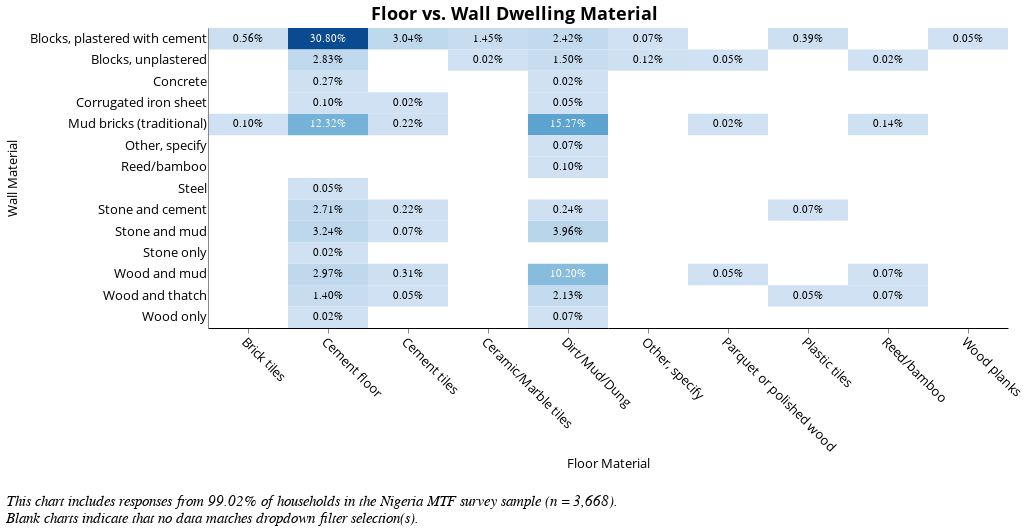

The cell this chart's notebook holds for it:
### Code cell
# Floor vs Wall Material

# Data
alt.data_transformers.disable_max_rows()
source = finance[finance[['b10', 'b11','b12']].notnull().all(1)] #change variable

col1 = source['b10'] != 'NaN' #change variable
col2 = source['b11'] != 'NaN' #change variable
col3 = source['b12'] != 'NaN' #change variable
col4 = source['elc_aggr_tier'] != 'NaN'

source = source[conjunction(col1,col2,col3,col4)]
df = source[['hh_id','elc_aggr_tier','b10', 'b11', 'b12', 'locality']] #change variable

# Configure common options
base = alt.Chart(df).transform_aggregate(
    chart_count='count()',
    groupby=['b10', 'b12']
).encode(
    alt.X('b12:N', 
          scale=alt.Scale(paddingInner=0), 
          title = "Floor Material"),
    alt.Y('b10:N', 
          scale=alt.Scale(paddingInner=0), 
          title = "Wall Material"),
)

# Configure heatmap
heatmap = base.mark_rect().encode(
    color=alt.Color('chart_count:Q',
        scale=alt.Scale(scheme='blues'),
        legend=None
    )
)

# Configure text
text = base.mark_text(baseline='middle'
).transform_joinaggregate(
    count = 'count(chart_count)',
    groupby = ['b10', 'b12']
).transform_calculate(
    pct = alt.datum.chart_count / df.shape[0]
).encode(
    text=alt.Text('pct:Q', format = '.2%'),
    color=alt.condition(
        alt.datum.chart_count < 300, # Change the color of the text here
        alt.value('black'),
        alt.value('white')
    )
)

# Locality Filter
locality_options = [None, 0, 1]
locality_labels = ['National', 'Urban', 'Rural']

locality_dropdown=alt.binding_select(
    options= locality_options, 
    labels = locality_labels, 
    name = "Locality Breakdown  ")
locality_select=alt.selection_single(
    fields=['locality'],
    bind=locality_dropdown)

# Tier Filter
tiers = [None, 'Tier 0', 'Tier 1', 'Tier 2', 'Tier 3', 'Tier 4', 'Tier 5']
tier_labels = ['All Tiers', 'Tier 0', 'Tier 1', 'Tier 2', 'Tier 3', 'Tier 4', 'Tier 5']
tier_dropdown=alt.binding_select(options=tiers, labels = tier_labels, name = "Electricity Tiers  ")
tier_select=alt.selection_single(fields=['elc_aggr_tier'],
                                bind=tier_dropdown)

# Roof filter
roofs = [None, 'Corrugated iron sheet', 'Wood and thatch', 'Wood and mud', 'Bricks', 'Reed/bamboo', 'Asbestos',
         'Stone and Cement', 'Other, specify', 'Plastic/ canvas']
roof_labels = ['All roof types', 'Corrugated iron sheet', 'Wood and thatch', 'Wood and mud', 'Bricks', 'Reed/Bamboo', 
         'Asbestos', 'Stone and Cement', 'Others', 'Plastic/canvas']
roof_dropdown=alt.binding_select(options=roofs, labels = roof_labels, name = "Roofs  ")
roof_select=alt.selection_single(fields=['b11'],
                                bind=roof_dropdown)

pct = round(len(pd.unique(df['hh_id'])) /
            3668 * 100, 2)

# Draw the chart
final = (heatmap + text).properties(
    height = 300,
    width = 800
).add_selection(
    locality_select
).transform_filter(
    locality_select
).add_selection(
    tier_select
).transform_filter(
    tier_select 
 ).add_selection(
     roof_select
 ).transform_filter(
     roof_select
).properties(
    title={
      "text": ['Floor vs. Wall Dwelling Material'], 
      "color": "black",
      "subtitleColor": "black"
    }
)

final = alt.concat(final,
    title=alt.TitleParams(
        ['', '',  
         'This chart includes responses from {}% of households in the Nigeria MTF survey sample (n = 3,668).'.format(
             pct),
         'Blank charts indicate that no data matches dropdown filter selection(s).'],
        baseline='bottom',
        orient='bottom',
        anchor='start',
        font = 'Times New Roman',
        fontWeight='normal',
        fontStyle = "italic",
        fontSize=15)
).configure_axisX(
    labelAngle = 45
)

final

### Figure 1 — Vega-Lite specification as saved in the notebook (floating-point values rounded to 4 significant figures; data arrays with more than 128 entries replaced by an {"elided": "..."} marker saying what was removed)
{"width": 800, "height": 400, "config": {"title": {"fontSize": 18, "font": "Open Sans", "anchor": "center", "fontColor": "#000000"}, "axisX": {"domain": true, "domainColor": "#000000", "grid": false, "labelFont": "Open Sans", "labelFontSize": 13, "titleFont": "Open Sans", "titleFontSize": 13, "titleFontWeight": "normal", "title": "X Axis Title (units)", "labelAngle": 45}, "axisY": {"domain": true, "grid": false, "gridColor": "#DEDDDD", "gridWidth": 1, "labelFont": "Open Sans", "labelFontSize": 13, "labelAngle": 0, "ticks": false, "titleFont": "Open Sans", "titleFontSize": 13, "titleFontWeight": "normal", "titlePadding": 10, "title": "Y Axis Title (units)"}, "range": {"category": ["#2980B9", "#003366", "#FFAE19", "#FF4500", "#438B28", "#45B39D", "#99ADC1", "#212F3C"]}, "legend": {"labelFont": "Open Sans", "labelFontSize": 13, "symbolType": "square", "symbolSize": 100, "titleFont": "Open Sans", "titleFontSize": 13, "titleFontWeight": "normal", "title": "Legend", "orient": "right", "offset": 0, "labelLimit": 0}, "tooltip": {"font": "Open Sans"}, "view": {"stroke": "transparent", "text": {"font": "Open Sans", "color": ["#2980B9", "#003366", "#FFAE19", "#FF4500", "#438B28", "#45B39D", "#99ADC1", "#212F3C"], "fontSize": 13, "align": "right", "fontWeight": 400, "size": 13}, "bar": {"size": 40, "binSpacing": 1, "continuousBandSize": 30, "discreteBandSize": 30, "fill": ["#2980B9", "#003366", "#FFAE19", "#FF4500", "#438B28", "#45B39D", "#99ADC1", "#212F3C"], "stroke": false}}}, "concat": [{"layer": [{"mark": "rect", "encoding": {"color": {"field": "chart_count", "legend": null, "scale": {"scheme": "blues"}, "type": "quantitative"}, "x": {"field": "b12", "scale": {"paddingInner": 0}, "title": "Floor Material", "type": "nominal"}, "y": {"field": "b10", "scale": {"paddingInner": 0}, "title": "Wall Material", "type": "nominal"}}, "selection": {"selector061": {"type": "single", "fields": ["locality"], "bind": {"input": "select", "options": [null, 0, 1], "labels": ["National", "Urban", "Rural"], "name": "Locality Breakdown  "}}, "selector062": {"type": "single", "fields": ["elc_aggr_tier"], "bind": {"input": "select", "options": [null, "Tier 0", "Tier 1", "Tier 2", "Tier 3", "Tier 4", "Tier 5"], "labels": ["All Tiers", "Tier 0", "Tier 1", "Tier 2", "Tier 3", "Tier 4", "Tier 5"], "name": "Electricity Tiers  "}}, "selector063": {"type": "single", "fields": ["b11"], "bind": {"input": "select", "options": [null, "Corrugated iron sheet", "Wood and thatch", "Wood and mud", "Bricks", "Reed/bamboo", "Asbestos", "Stone and Cement", "Other, specify", "Plastic/ canvas"], "labels": ["All roof types", "Corrugated iron sheet", "Wood and thatch", "Wood and mud", "Bricks", "Reed/Bamboo", "Asbestos", "Stone and Cement", "Others", "Plastic/canvas"], "name": "Roofs  "}}}, "transform": [{"aggregate": [{"op": "count", "as": "chart_count"}], "groupby": ["b10", "b12"]}]}, {"mark": {"type": "text", "baseline": "middle"}, "encoding": {"color": {"condition": {"value": "black", "test": "(datum.chart_count < 300)"}, "value": "white"}, "text": {"field": "pct", "format": ".2%", "type": "quantitative"}, "x": {"field": "b12", "scale": {"paddingInner": 0}, "title": "Floor Material", "type": "nominal"}, "y": {"field": "b10", "scale": {"paddingInner": 0}, "title": "Wall Material", "type": "nominal"}}, "transform": [{"aggregate": [{"op": "count", "as": "chart_count"}], "groupby": ["b10", "b12"]}, {"joinaggregate": [{"op": "count", "field": "chart_count", "as": "count"}], "groupby": ["b10", "b12"]}, {"calculate": "(datum.chart_count / 4139)", "as": "pct"}]}], "height": 300, "title": {"text": ["Floor vs. Wall Dwelling Material"], "color": "black", "subtitleColor": "black"}, "transform": [{"filter": {"selection": "selector061"}}, {"filter": {"selection": "selector062"}}, {"filter": {"selection": "selector063"}}], "width": 800}], "data": {"name": "data-8adf55fafc3b64d996941697b9e8d81b"}, "title": {"text": ["", "", "This chart includes responses from 99.02% of households in the Nigeria MTF survey sample (n = 3,668).", "Blank charts indicate that no data matches dropdown filter selection(s)."], "anchor": "start", "baseline": "bottom", "font": "Times New Roman", "fontSize": 15, "fontStyle": "italic", "fontWeight": "normal", "orient": "bottom"}, "$schema": "https://vega.github.io/schema/vega-lite/v4.17.0.json", "datasets": {"data-8adf55fafc3b64d996941697b9e8d81b": {"elided": "4139 records"}}}
